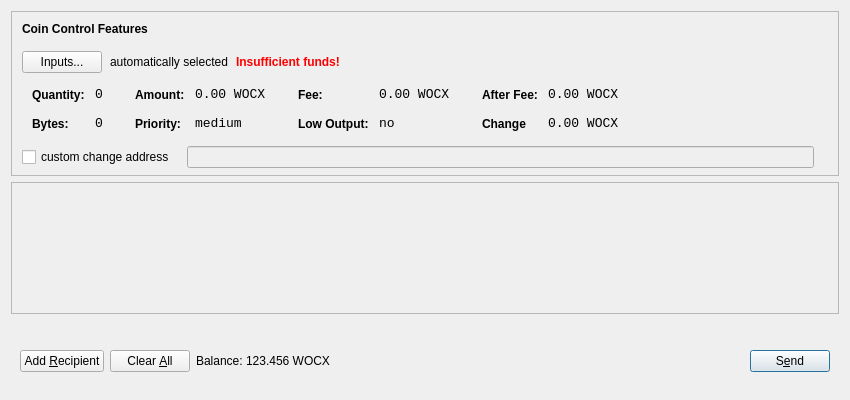
<?xml version="1.0" encoding="UTF-8"?>
<ui version="4.0">
 <class>SendCoinsDialog</class>
 <widget class="QDialog" name="SendCoinsDialog">
  <property name="geometry">
   <rect>
    <x>0</x>
    <y>0</y>
    <width>850</width>
    <height>400</height>
   </rect>
  </property>
  <property name="windowTitle">
   <string>Send Coins</string>
  </property>
  <layout class="QVBoxLayout" name="verticalLayout" stretch="0,1,0">
   <property name="bottomMargin">
    <number>8</number>
   </property>
   <item>
    <widget class="QFrame" name="frameCoinControl">
     <property name="sizePolicy">
      <sizepolicy hsizetype="Expanding" vsizetype="Expanding">
       <horstretch>0</horstretch>
       <verstretch>0</verstretch>
      </sizepolicy>
     </property>
     <property name="maximumSize">
      <size>
       <width>16777215</width>
       <height>16777215</height>
      </size>
     </property>
     <property name="frameShape">
      <enum>QFrame::StyledPanel</enum>
     </property>
     <property name="frameShadow">
      <enum>QFrame::Sunken</enum>
     </property>
     <layout class="QVBoxLayout" name="verticalLayoutCoinControl2">
      <property name="spacing">
       <number>6</number>
      </property>
      <property name="leftMargin">
       <number>0</number>
      </property>
      <property name="topMargin">
       <number>0</number>
      </property>
      <property name="rightMargin">
       <number>0</number>
      </property>
      <property name="bottomMargin">
       <number>6</number>
      </property>
      <item>
       <layout class="QVBoxLayout" name="verticalLayoutCoinControl" stretch="0,0,0,0,1">
        <property name="spacing">
         <number>0</number>
        </property>
        <property name="leftMargin">
         <number>10</number>
        </property>
        <property name="topMargin">
         <number>10</number>
        </property>
        <item>
         <layout class="QHBoxLayout" name="horizontalLayoutCoinControl1">
          <property name="bottomMargin">
           <number>15</number>
          </property>
          <item>
           <widget class="QLabel" name="labelCoinControlFeatures">
            <property name="sizePolicy">
             <sizepolicy hsizetype="Preferred" vsizetype="Maximum">
              <horstretch>0</horstretch>
              <verstretch>0</verstretch>
             </sizepolicy>
            </property>
            <property name="font">
             <font>
              <weight>75</weight>
              <bold>true</bold>
             </font>
            </property>
            <property name="styleSheet">
             <string notr="true">font-weight:bold;</string>
            </property>
            <property name="text">
             <string>Coin Control Features</string>
            </property>
           </widget>
          </item>
         </layout>
        </item>
        <item>
         <layout class="QHBoxLayout" name="horizontalLayoutCoinControl2" stretch="0,0,0,0">
          <property name="spacing">
           <number>8</number>
          </property>
          <property name="bottomMargin">
           <number>10</number>
          </property>
          <item>
           <widget class="QPushButton" name="pushButtonCoinControl">
            <property name="styleSheet">
             <string notr="true"/>
            </property>
            <property name="text">
             <string>Inputs...</string>
            </property>
           </widget>
          </item>
          <item>
           <widget class="QLabel" name="labelCoinControlAutomaticallySelected">
            <property name="text">
             <string>automatically selected</string>
            </property>
            <property name="margin">
             <number>5</number>
            </property>
           </widget>
          </item>
          <item>
           <widget class="QLabel" name="labelCoinControlInsuffFunds">
            <property name="font">
             <font>
              <weight>75</weight>
              <bold>true</bold>
             </font>
            </property>
            <property name="styleSheet">
             <string notr="true">color:red;font-weight:bold;</string>
            </property>
            <property name="text">
             <string>Insufficient funds!</string>
            </property>
            <property name="margin">
             <number>5</number>
            </property>
           </widget>
          </item>
          <item>
           <spacer name="horizontalSpacerCoinControl">
            <property name="orientation">
             <enum>Qt::Horizontal</enum>
            </property>
            <property name="sizeHint" stdset="0">
             <size>
              <width>40</width>
              <height>1</height>
             </size>
            </property>
           </spacer>
          </item>
         </layout>
        </item>
        <item>
         <widget class="QWidget" name="widgetCoinControl" native="true">
          <property name="sizePolicy">
           <sizepolicy hsizetype="Preferred" vsizetype="Preferred">
            <horstretch>0</horstretch>
            <verstretch>0</verstretch>
           </sizepolicy>
          </property>
          <property name="minimumSize">
           <size>
            <width>0</width>
            <height>0</height>
           </size>
          </property>
          <property name="styleSheet">
           <string notr="true"/>
          </property>
          <layout class="QHBoxLayout" name="horizontalLayoutCoinControl5">
           <property name="leftMargin">
            <number>0</number>
           </property>
           <property name="topMargin">
            <number>0</number>
           </property>
           <property name="rightMargin">
            <number>0</number>
           </property>
           <property name="bottomMargin">
            <number>0</number>
           </property>
           <item>
            <layout class="QHBoxLayout" name="horizontalLayoutCoinControl3" stretch="0,0,0,1">
             <property name="spacing">
              <number>20</number>
             </property>
             <property name="topMargin">
              <number>0</number>
             </property>
             <property name="bottomMargin">
              <number>10</number>
             </property>
             <item>
              <layout class="QFormLayout" name="formLayoutCoinControl1">
               <property name="horizontalSpacing">
                <number>10</number>
               </property>
               <property name="verticalSpacing">
                <number>14</number>
               </property>
               <property name="leftMargin">
                <number>10</number>
               </property>
               <property name="topMargin">
                <number>4</number>
               </property>
               <property name="rightMargin">
                <number>6</number>
               </property>
               <item row="0" column="0">
                <widget class="QLabel" name="labelCoinControlQuantityText">
                 <property name="styleSheet">
                  <string notr="true">font-weight:bold;</string>
                 </property>
                 <property name="text">
                  <string>Quantity:</string>
                 </property>
                 <property name="margin">
                  <number>0</number>
                 </property>
                </widget>
               </item>
               <item row="0" column="1">
                <widget class="QLabel" name="labelCoinControlQuantity">
                 <property name="font">
                  <font>
                   <family>Monospace</family>
                   <pointsize>10</pointsize>
                  </font>
                 </property>
                 <property name="cursor">
                  <cursorShape>IBeamCursor</cursorShape>
                 </property>
                 <property name="contextMenuPolicy">
                  <enum>Qt::ActionsContextMenu</enum>
                 </property>
                 <property name="text">
                  <string>0</string>
                 </property>
                 <property name="margin">
                  <number>0</number>
                 </property>
                 <property name="textInteractionFlags">
                  <set>Qt::LinksAccessibleByMouse|Qt::TextSelectableByKeyboard|Qt::TextSelectableByMouse</set>
                 </property>
                </widget>
               </item>
               <item row="1" column="0">
                <widget class="QLabel" name="labelCoinControlBytesText">
                 <property name="styleSheet">
                  <string notr="true">font-weight:bold;</string>
                 </property>
                 <property name="text">
                  <string>Bytes:</string>
                 </property>
                </widget>
               </item>
               <item row="1" column="1">
                <widget class="QLabel" name="labelCoinControlBytes">
                 <property name="font">
                  <font>
                   <family>Monospace</family>
                   <pointsize>10</pointsize>
                  </font>
                 </property>
                 <property name="cursor">
                  <cursorShape>IBeamCursor</cursorShape>
                 </property>
                 <property name="contextMenuPolicy">
                  <enum>Qt::ActionsContextMenu</enum>
                 </property>
                 <property name="text">
                  <string>0</string>
                 </property>
                 <property name="textInteractionFlags">
                  <set>Qt::LinksAccessibleByMouse|Qt::TextSelectableByKeyboard|Qt::TextSelectableByMouse</set>
                 </property>
                </widget>
               </item>
              </layout>
             </item>
             <item>
              <layout class="QFormLayout" name="formLayoutCoinControl2">
               <property name="horizontalSpacing">
                <number>10</number>
               </property>
               <property name="verticalSpacing">
                <number>14</number>
               </property>
               <property name="leftMargin">
                <number>6</number>
               </property>
               <property name="topMargin">
                <number>4</number>
               </property>
               <property name="rightMargin">
                <number>6</number>
               </property>
               <item row="0" column="0">
                <widget class="QLabel" name="labelCoinControlAmountText">
                 <property name="styleSheet">
                  <string notr="true">font-weight:bold;</string>
                 </property>
                 <property name="text">
                  <string>Amount:</string>
                 </property>
                 <property name="margin">
                  <number>0</number>
                 </property>
                </widget>
               </item>
               <item row="0" column="1">
                <widget class="QLabel" name="labelCoinControlAmount">
                 <property name="font">
                  <font>
                   <family>Monospace</family>
                   <pointsize>10</pointsize>
                  </font>
                 </property>
                 <property name="cursor">
                  <cursorShape>IBeamCursor</cursorShape>
                 </property>
                 <property name="contextMenuPolicy">
                  <enum>Qt::ActionsContextMenu</enum>
                 </property>
                 <property name="text">
                  <string>0.00 WOCX</string>
                 </property>
                 <property name="textInteractionFlags">
                  <set>Qt::LinksAccessibleByMouse|Qt::TextSelectableByKeyboard|Qt::TextSelectableByMouse</set>
                 </property>
                </widget>
               </item>
               <item row="1" column="0">
                <widget class="QLabel" name="labelCoinControlPriorityText">
                 <property name="styleSheet">
                  <string notr="true">font-weight:bold;</string>
                 </property>
                 <property name="text">
                  <string>Priority:</string>
                 </property>
                </widget>
               </item>
               <item row="1" column="1">
                <widget class="QLabel" name="labelCoinControlPriority">
                 <property name="font">
                  <font>
                   <family>Monospace</family>
                   <pointsize>10</pointsize>
                  </font>
                 </property>
                 <property name="cursor">
                  <cursorShape>IBeamCursor</cursorShape>
                 </property>
                 <property name="contextMenuPolicy">
                  <enum>Qt::ActionsContextMenu</enum>
                 </property>
                 <property name="text">
                  <string>medium</string>
                 </property>
                 <property name="textInteractionFlags">
                  <set>Qt::LinksAccessibleByMouse|Qt::TextSelectableByKeyboard|Qt::TextSelectableByMouse</set>
                 </property>
                </widget>
               </item>
              </layout>
             </item>
             <item>
              <layout class="QFormLayout" name="formLayoutCoinControl3">
               <property name="horizontalSpacing">
                <number>10</number>
               </property>
               <property name="verticalSpacing">
                <number>14</number>
               </property>
               <property name="leftMargin">
                <number>6</number>
               </property>
               <property name="topMargin">
                <number>4</number>
               </property>
               <property name="rightMargin">
                <number>6</number>
               </property>
               <item row="0" column="0">
                <widget class="QLabel" name="labelCoinControlFeeText">
                 <property name="styleSheet">
                  <string notr="true">font-weight:bold;</string>
                 </property>
                 <property name="text">
                  <string>Fee:</string>
                 </property>
                 <property name="margin">
                  <number>0</number>
                 </property>
                </widget>
               </item>
               <item row="0" column="1">
                <widget class="QLabel" name="labelCoinControlFee">
                 <property name="font">
                  <font>
                   <family>Monospace</family>
                   <pointsize>10</pointsize>
                  </font>
                 </property>
                 <property name="cursor">
                  <cursorShape>IBeamCursor</cursorShape>
                 </property>
                 <property name="contextMenuPolicy">
                  <enum>Qt::ActionsContextMenu</enum>
                 </property>
                 <property name="text">
                  <string>0.00 WOCX</string>
                 </property>
                 <property name="textInteractionFlags">
                  <set>Qt::LinksAccessibleByMouse|Qt::TextSelectableByKeyboard|Qt::TextSelectableByMouse</set>
                 </property>
                </widget>
               </item>
               <item row="1" column="0">
                <widget class="QLabel" name="labelCoinControlLowOutputText">
                 <property name="styleSheet">
                  <string notr="true">font-weight:bold;</string>
                 </property>
                 <property name="text">
                  <string>Low Output:</string>
                 </property>
                </widget>
               </item>
               <item row="1" column="1">
                <widget class="QLabel" name="labelCoinControlLowOutput">
                 <property name="font">
                  <font>
                   <family>Monospace</family>
                   <pointsize>10</pointsize>
                  </font>
                 </property>
                 <property name="cursor">
                  <cursorShape>IBeamCursor</cursorShape>
                 </property>
                 <property name="contextMenuPolicy">
                  <enum>Qt::ActionsContextMenu</enum>
                 </property>
                 <property name="text">
                  <string>no</string>
                 </property>
                 <property name="textInteractionFlags">
                  <set>Qt::LinksAccessibleByMouse|Qt::TextSelectableByKeyboard|Qt::TextSelectableByMouse</set>
                 </property>
                </widget>
               </item>
              </layout>
             </item>
             <item>
              <layout class="QFormLayout" name="formLayoutCoinControl4">
               <property name="horizontalSpacing">
                <number>10</number>
               </property>
               <property name="verticalSpacing">
                <number>14</number>
               </property>
               <property name="leftMargin">
                <number>6</number>
               </property>
               <property name="topMargin">
                <number>4</number>
               </property>
               <property name="rightMargin">
                <number>6</number>
               </property>
               <item row="0" column="0">
                <widget class="QLabel" name="labelCoinControlAfterFeeText">
                 <property name="styleSheet">
                  <string notr="true">font-weight:bold;</string>
                 </property>
                 <property name="text">
                  <string>After Fee:</string>
                 </property>
                 <property name="margin">
                  <number>0</number>
                 </property>
                </widget>
               </item>
               <item row="0" column="1">
                <widget class="QLabel" name="labelCoinControlAfterFee">
                 <property name="font">
                  <font>
                   <family>Monospace</family>
                   <pointsize>10</pointsize>
                  </font>
                 </property>
                 <property name="cursor">
                  <cursorShape>IBeamCursor</cursorShape>
                 </property>
                 <property name="contextMenuPolicy">
                  <enum>Qt::ActionsContextMenu</enum>
                 </property>
                 <property name="text">
                  <string>0.00 WOCX</string>
                 </property>
                 <property name="textInteractionFlags">
                  <set>Qt::LinksAccessibleByMouse|Qt::TextSelectableByKeyboard|Qt::TextSelectableByMouse</set>
                 </property>
                </widget>
               </item>
               <item row="1" column="0">
                <widget class="QLabel" name="labelCoinControlChangeText">
                 <property name="styleSheet">
                  <string notr="true">font-weight:bold;</string>
                 </property>
                 <property name="text">
                  <string>Change</string>
                 </property>
                </widget>
               </item>
               <item row="1" column="1">
                <widget class="QLabel" name="labelCoinControlChange">
                 <property name="font">
                  <font>
                   <family>Monospace</family>
                   <pointsize>10</pointsize>
                  </font>
                 </property>
                 <property name="cursor">
                  <cursorShape>IBeamCursor</cursorShape>
                 </property>
                 <property name="contextMenuPolicy">
                  <enum>Qt::ActionsContextMenu</enum>
                 </property>
                 <property name="text">
                  <string>0.00 WOCX</string>
                 </property>
                 <property name="textInteractionFlags">
                  <set>Qt::LinksAccessibleByMouse|Qt::TextSelectableByKeyboard|Qt::TextSelectableByMouse</set>
                 </property>
                </widget>
               </item>
              </layout>
             </item>
            </layout>
           </item>
          </layout>
         </widget>
        </item>
        <item>
         <layout class="QHBoxLayout" name="horizontalLayoutCoinControl4" stretch="0,0,0">
          <property name="spacing">
           <number>12</number>
          </property>
          <property name="sizeConstraint">
           <enum>QLayout::SetDefaultConstraint</enum>
          </property>
          <property name="topMargin">
           <number>5</number>
          </property>
          <property name="rightMargin">
           <number>5</number>
          </property>
          <item>
           <widget class="QCheckBox" name="checkBoxCoinControlChange">
            <property name="text">
             <string>custom change address</string>
            </property>
           </widget>
          </item>
          <item>
           <widget class="QLineEdit" name="lineEditCoinControlChange">
            <property name="enabled">
             <bool>false</bool>
            </property>
            <property name="sizePolicy">
             <sizepolicy hsizetype="Expanding" vsizetype="Fixed">
              <horstretch>0</horstretch>
              <verstretch>0</verstretch>
             </sizepolicy>
            </property>
           </widget>
          </item>
          <item>
           <widget class="QLabel" name="labelCoinControlChangeLabel">
            <property name="sizePolicy">
             <sizepolicy hsizetype="Preferred" vsizetype="Expanding">
              <horstretch>0</horstretch>
              <verstretch>0</verstretch>
             </sizepolicy>
            </property>
            <property name="minimumSize">
             <size>
              <width>0</width>
              <height>0</height>
             </size>
            </property>
            <property name="text">
             <string/>
            </property>
            <property name="margin">
             <number>3</number>
            </property>
           </widget>
          </item>
         </layout>
        </item>
        <item>
         <spacer name="verticalSpacerCoinControl">
          <property name="orientation">
           <enum>Qt::Vertical</enum>
          </property>
          <property name="sizeHint" stdset="0">
           <size>
            <width>800</width>
            <height>1</height>
           </size>
          </property>
         </spacer>
        </item>
       </layout>
      </item>
     </layout>
    </widget>
   </item>
   <item>
    <widget class="QScrollArea" name="scrollArea">
     <property name="widgetResizable">
      <bool>true</bool>
     </property>
     <widget class="QWidget" name="scrollAreaWidgetContents">
      <property name="geometry">
       <rect>
        <x>0</x>
        <y>0</y>
        <width>830</width>
        <height>104</height>
       </rect>
      </property>
      <layout class="QVBoxLayout" name="verticalLayout_2">
       <property name="leftMargin">
        <number>0</number>
       </property>
       <property name="topMargin">
        <number>0</number>
       </property>
       <property name="rightMargin">
        <number>0</number>
       </property>
       <property name="bottomMargin">
        <number>0</number>
       </property>
       <item>
        <layout class="QVBoxLayout" name="entries">
         <property name="spacing">
          <number>6</number>
         </property>
        </layout>
       </item>
       <item>
        <spacer name="verticalSpacer">
         <property name="orientation">
          <enum>Qt::Vertical</enum>
         </property>
         <property name="sizeHint" stdset="0">
          <size>
           <width>20</width>
           <height>40</height>
          </size>
         </property>
        </spacer>
       </item>
      </layout>
     </widget>
    </widget>
   </item>
   <item>
    <widget class="QWidget" name="buttonBar" native="true">
     <layout class="QHBoxLayout" name="horizontalLayout">
      <property name="leftMargin">
       <number>9</number>
      </property>
      <property name="topMargin">
       <number>30</number>
      </property>
      <property name="rightMargin">
       <number>9</number>
      </property>
      <property name="bottomMargin">
       <number>20</number>
      </property>
      <item>
       <widget class="QPushButton" name="addButton">
        <property name="maximumSize">
         <size>
          <width>136</width>
          <height>36</height>
         </size>
        </property>
        <property name="toolTip">
         <string>Send to multiple recipients at once</string>
        </property>
        <property name="text">
         <string>Add &amp;Recipient</string>
        </property>
        <property name="autoDefault">
         <bool>false</bool>
        </property>
       </widget>
      </item>
      <item>
       <widget class="QPushButton" name="clearButton">
        <property name="sizePolicy">
         <sizepolicy hsizetype="Minimum" vsizetype="Fixed">
          <horstretch>0</horstretch>
          <verstretch>0</verstretch>
         </sizepolicy>
        </property>
        <property name="maximumSize">
         <size>
          <width>100</width>
          <height>36</height>
         </size>
        </property>
        <property name="toolTip">
         <string>Remove all transaction fields</string>
        </property>
        <property name="text">
         <string>Clear &amp;All</string>
        </property>
        <property name="autoRepeatDelay">
         <number>300</number>
        </property>
        <property name="autoDefault">
         <bool>false</bool>
        </property>
       </widget>
      </item>
      <item>
       <layout class="QHBoxLayout" name="horizontalLayout_2">
        <property name="spacing">
         <number>3</number>
        </property>
        <item>
         <widget class="QLabel" name="label">
          <property name="sizePolicy">
           <sizepolicy hsizetype="Preferred" vsizetype="Fixed">
            <horstretch>0</horstretch>
            <verstretch>0</verstretch>
           </sizepolicy>
          </property>
          <property name="text">
           <string>Balance:</string>
          </property>
         </widget>
        </item>
        <item>
         <widget class="QLabel" name="labelBalance">
          <property name="sizePolicy">
           <sizepolicy hsizetype="Preferred" vsizetype="Fixed">
            <horstretch>0</horstretch>
            <verstretch>0</verstretch>
           </sizepolicy>
          </property>
          <property name="cursor">
           <cursorShape>IBeamCursor</cursorShape>
          </property>
          <property name="text">
           <string>123.456 WOCX</string>
          </property>
          <property name="textInteractionFlags">
           <set>Qt::LinksAccessibleByMouse|Qt::TextSelectableByKeyboard|Qt::TextSelectableByMouse</set>
          </property>
         </widget>
        </item>
       </layout>
      </item>
      <item>
       <spacer name="horizontalSpacer">
        <property name="orientation">
         <enum>Qt::Horizontal</enum>
        </property>
        <property name="sizeHint" stdset="0">
         <size>
          <width>40</width>
          <height>20</height>
         </size>
        </property>
       </spacer>
      </item>
      <item>
       <widget class="QPushButton" name="sendButton">
        <property name="maximumSize">
         <size>
          <width>96</width>
          <height>36</height>
         </size>
        </property>
        <property name="toolTip">
         <string>Confirm the send action</string>
        </property>
        <property name="text">
         <string>S&amp;end</string>
        </property>
        <property name="default">
         <bool>true</bool>
        </property>
       </widget>
      </item>
     </layout>
    </widget>
   </item>
  </layout>
 </widget>
 <resources/>
 <connections/>
</ui>
